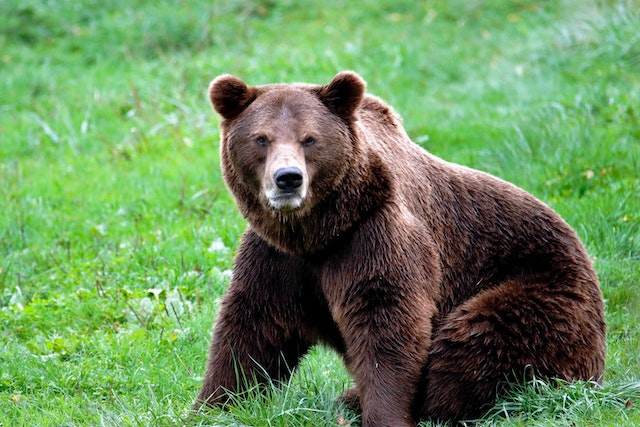
#> input picture treshold/Threshold/bear.jpg, 640 x 427 px, found by its file name
$ jupyter execute Untitled13.ipynb
#> lines starting #> are read from the running program, lines starting #| are printed output that depends on the picture; after the words box and inside, x2 and y2 are one past the last pixel; in counts of white or black regions, pixels touching at a corner belong together
<a href="https://colab.research.google.com/github/Davron030901/treshold/blob/main/Untitled13.ipynb" target="_parent"></a>

[cell 1]
from google.colab.patches import cv2_imshow


import cv2


img = cv2.imread('/content/bear.jpg')
#> img is the input picture: shape (427, 640, 3); mean B, G, R 91.8, 141.6, 106.1

img_gray = cv2.cvtColor(img, cv2.COLOR_BGR2GRAY)
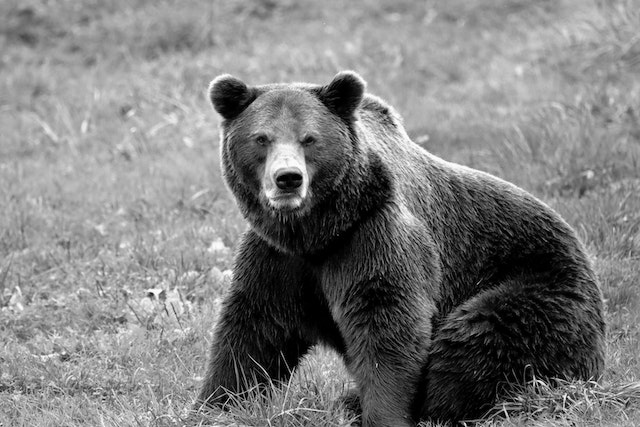
#> img_gray: shape (427, 640); min 0, max 255, mean 125.3

ret, thresh = cv2.threshold(img_gray, 80, 255, cv2.THRESH_BINARY)
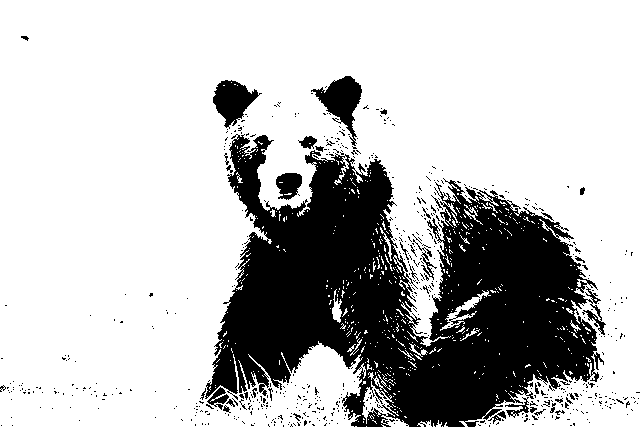
#> thresh: shape (427, 640); 74.5% white; 619 black regions (580 under 20 px), largest, box (x1, y1, x2, y2) and area: (205, 134, 606, 427) 63228, (311, 76, 362, 146) 1463, (213, 80, 262, 129) 1258

thresh = cv2.blur(thresh, (10, 10))
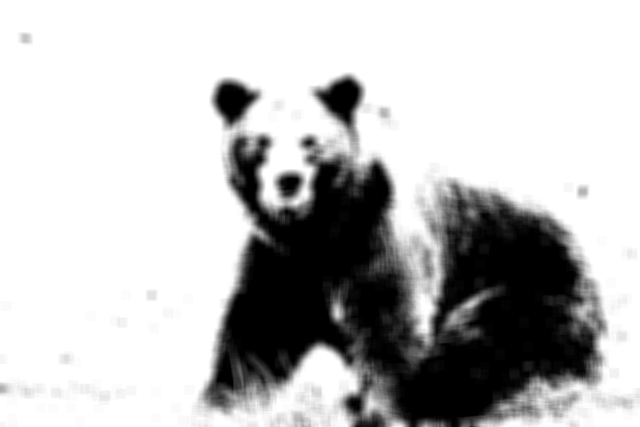
#> thresh: shape (427, 640); min 0, max 255, mean 190
ret, thresh = cv2.threshold(thresh, 80, 255, cv2.THRESH_BINARY)
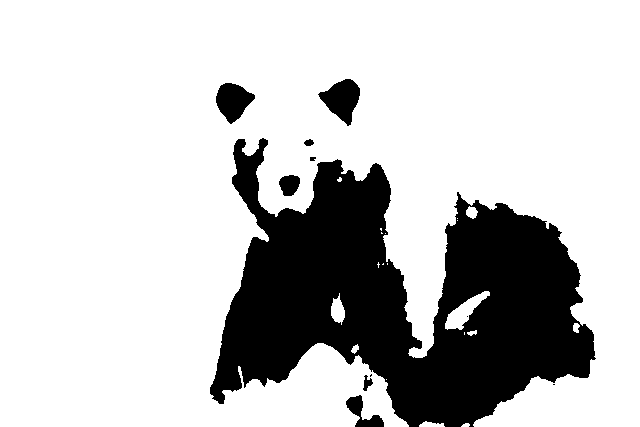
#> thresh: shape (427, 640); 77.5% white; 11 black regions (3 under 20 px), largest, box (x1, y1, x2, y2) and area: (210, 138, 596, 427) 58319, (318, 79, 360, 126) 1119, (216, 83, 255, 124) 1001
adaptive_thresh = cv2.adaptiveThreshold(img_gray, 255, cv2.ADAPTIVE_THRESH_GAUSSIAN_C, cv2.THRESH_BINARY, 21, 30)
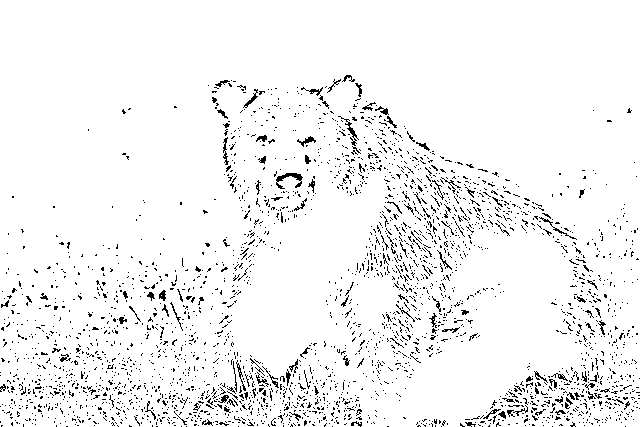
#> adaptive_thresh: shape (427, 640); 95% white; black in thin lines or dots, all inside (x1, y1, x2, y2) = (0, 75, 640, 427)

cv2_imshow( img)
cv2_imshow( thresh)
cv2_imshow( adaptive_thresh)
cv2.waitKey(0)

[cell 2]
img = cv2.imread('/content/handwritten.png')
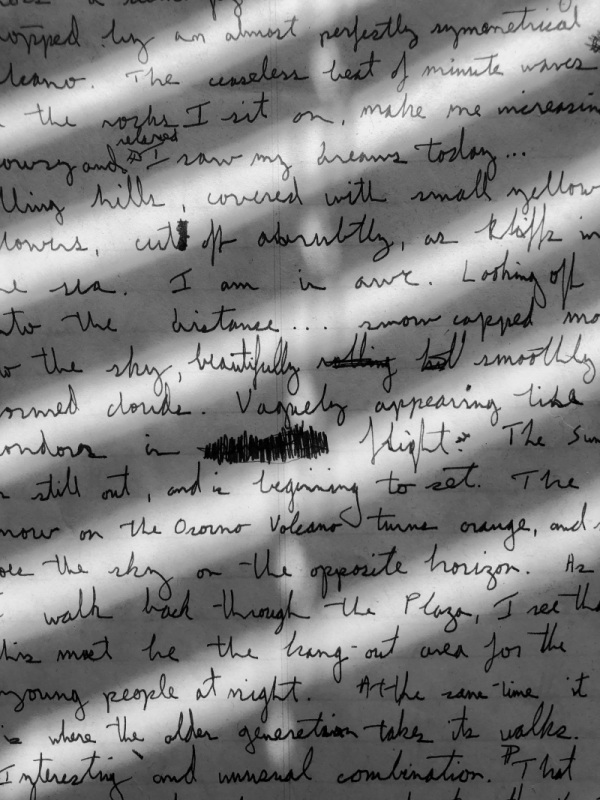
#> input picture treshold/Threshold/handwritten.png, 600 x 800 px, found by its file name
#> img is the input picture: shape (800, 600, 3); mean B, G, R 129.6, 129.6, 129.6

img_gray = cv2.cvtColor(img, cv2.COLOR_BGR2GRAY)
#> img_gray: shape (800, 600)

adaptive_thresh = cv2.adaptiveThreshold(img_gray, 255, cv2.ADAPTIVE_THRESH_GAUSSIAN_C, cv2.THRESH_BINARY, 21, 30)
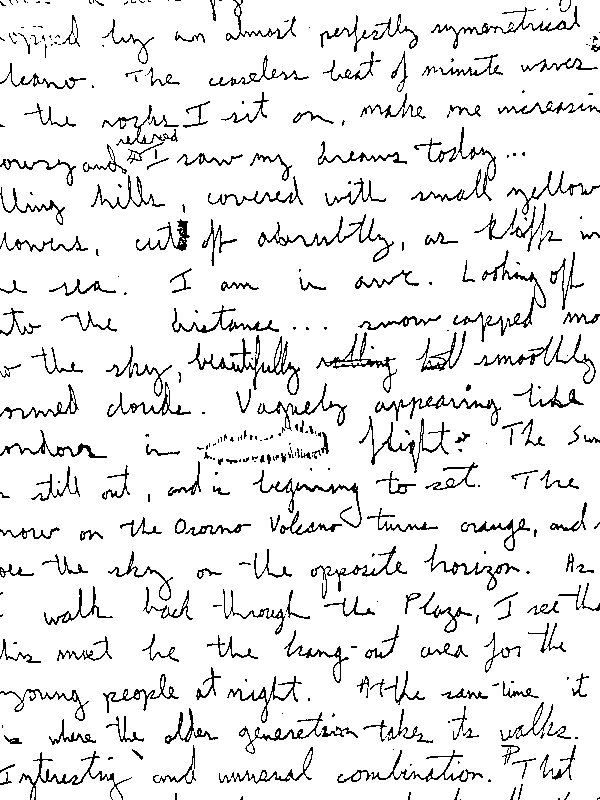
#> adaptive_thresh: shape (800, 600); 91.7% white; black in thin lines or dots
ret, simple_thresh = cv2.threshold(img_gray, 80, 255, cv2.THRESH_BINARY)
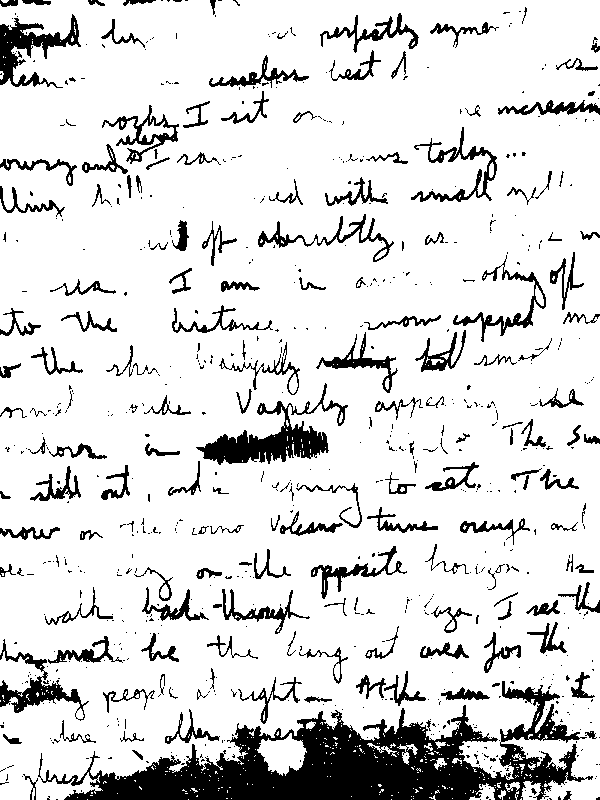
#> simple_thresh: shape (800, 600); 85.9% white; 733 black regions (565 under 20 px), largest, box (x1, y1, x2, y2) and area: (38, 681, 593, 800) 24254, (196, 383, 348, 465) 3624, (0, 14, 81, 88) 2177


cv2_imshow( img)
cv2_imshow( adaptive_thresh)
cv2_imshow( simple_thresh)
cv2.waitKey(0)
